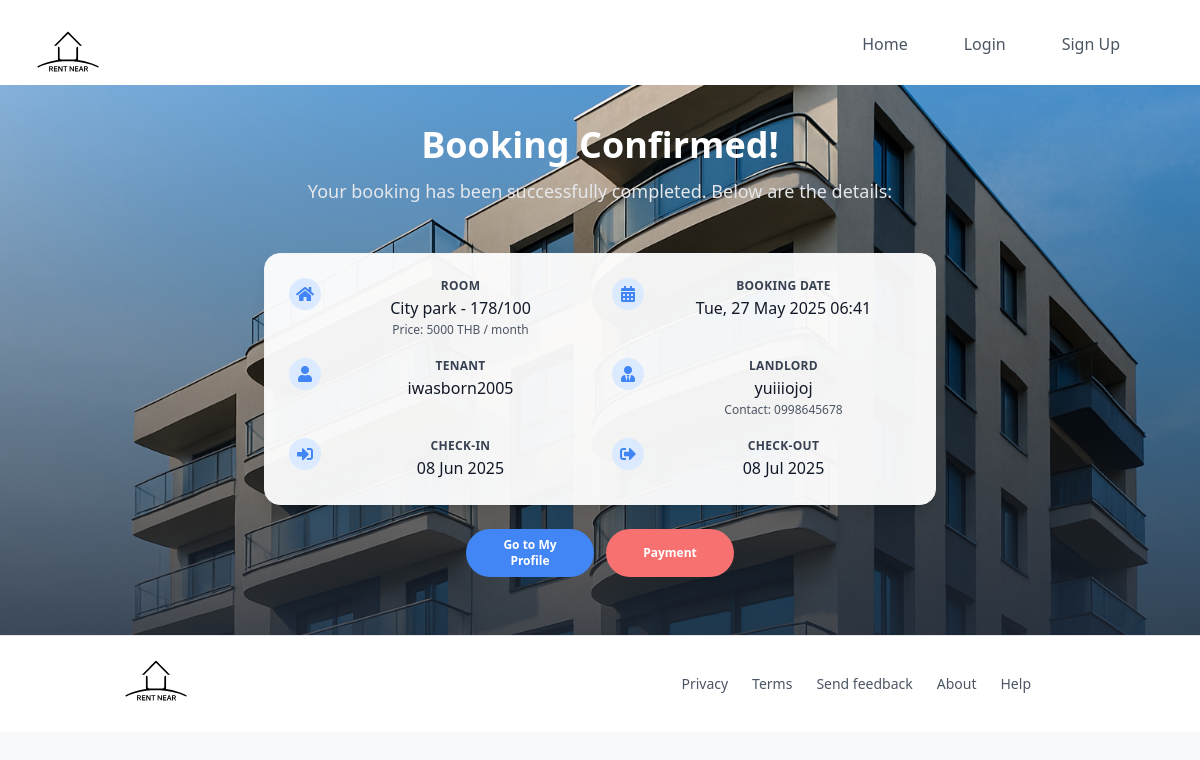
The app's page /booking/2/complete/ with its own data.
### myapp/models.py (models this page shows, shortened)
class Booking(models.Model):
    ROOM_STATUS_CHOICES = [
        ('pending', 'Pending'),
        ('confirmed', 'Confirmed'),
        ('canceled', 'Canceled'),
    ]
    room = models.ForeignKey('Room', on_delete=models.CASCADE)
    tenant = models.ForeignKey('Tenant', on_delete=models.CASCADE, null=True, blank=True)
    full_name = models.CharField(max_length=255, blank=True)
    phone = models.CharField(max_length=20, blank=True)
    email = models.EmailField(blank=True)
    check_in = models.DateField(null=True, blank=True)
    check_out = models.DateField(null=True, blank=True)
    created_at = models.DateTimeField(auto_now_add=True)
    status = models.CharField(max_length=10, choices=ROOM_STATUS_CHOICES, default='pending')

class Room(models.Model):
    landlord = models.ForeignKey(Landlord, on_delete=models.CASCADE, related_name='rooms', null=True, blank=True)
    dorm_name = models.CharField(max_length=255)
    room_name = models.CharField(max_length=255, default='')
    image = models.ImageField(upload_to='room_images/', blank=True, null=True)
    price = models.DecimalField(max_digits=10, decimal_places=2)
    location = models.CharField(max_length=255)
    lease_duration_months = models.PositiveIntegerField(default=1, verbose_name="Lease Duration (Months)")
    table_count = models.PositiveIntegerField(default=0, verbose_name="table_count")
    bed_count = models.PositiveIntegerField(default=0, verbose_name="bed_count")
    chair_count = models.PositiveIntegerField(default=0, verbose_name="chair_count")
    aircon_count = models.PositiveIntegerField(default=0, verbose_name="aircon_count")
    sofa_count = models.PositiveIntegerField(default=0, verbose_name="sofa_count")
    wardrobe_count = models.PositiveIntegerField(default=0, verbose_name="wardrobe_count")
    desk_count = models.PositiveIntegerField(default=0, verbose_name="desk_count")
    tv_count = models.PositiveIntegerField(default=0, verbose_name="tv_count")
    refrigerator_count = models.PositiveIntegerField(default=0, verbose_name="refrigerator_count")
    water_heater_count = models.PositiveIntegerField(default=0, verbose_name="water_heater_count")
    size = models.FloatField()
    description = models.TextField(blank=True, null=True)
    available = models.BooleanField(default=True)
    created_at = models.DateTimeField(auto_now_add=True)

class Tenant(models.Model):
    user = models.OneToOneField(User, on_delete=models.CASCADE)
    budget = models.DecimalField(max_digits=10, decimal_places=2, default=0)
    preferences = models.TextField(blank=True, null=True)

class CustomUser(AbstractUser):
    phone = models.CharField(max_length=15, blank=True, null=True)
    ROLE_CHOICES = (
        ('tenant', 'Tenant'),
        ('landlord', 'Landlord'),
    )
    role = models.CharField(max_length=20, choices=ROLE_CHOICES, default='tenant')
    groups = models.ManyToManyField(
        'auth.Group',
        related_name='customuser_set',
        blank=True
    )
    user_permissions = models.ManyToManyField(
        'auth.Permission',
        related_name='customuser_permissions',
        blank=True
    )

class Landlord(models.Model):
    user = models.OneToOneField('myapp.CustomUser', on_delete=models.CASCADE, related_name='landlord_profile')
    phone_number = models.CharField(max_length=15, null=True, blank=True)
    dorm_name = models.CharField(max_length=255, blank=True, null=True)
    address = models.TextField(blank=True, null=True)  # เพิ่มฟิลด์ที่อยู่
    bank_name = models.CharField(max_length=100, blank=True, null=True)
    bank_account_number = models.CharField(max_length=20, blank=True, null=True)
    account_holder_name = models.CharField(max_length=255, blank=True, null=True)

### myapp/views.py (the view)
# urls.py: path('booking/<int:booking_id>/complete/', views.booking_complete, name='booking_complete'),
def booking_complete(request, booking_id):
    booking = get_object_or_404(Booking, id=booking_id)
    return render(request, 'booking_complete.html', {'booking': booking})

### myapp/templates/booking_complete.html (shortened to what this page needs)
{% extends 'base.html' %}
{% load static %}
{% block content %}
<section class="relative w-full min-h-[550px] bg-cover bg-center"
         style="background-image: url('{% static 'image/dorm.png' %}');">
    <div class="relative z-10 flex flex-col justify-center items-center text-center h-full px-4 py-10">
        <div class="max-w-2xl mb-6" data-aos="fade-up" data-aos-duration="600">
            <h1 class="text-xl sm:text-2xl md:text-4xl font-bold text-white mb-3"
                style="font-family: ui-sans-serif, system-ui, sans-serif, 'Apple Color Emoji', 'Segoe UI Emoji', 'Segoe UI Symbol', 'Noto Color Emoji';">
                Booking Confirmed!
            </h1>
            <p class="text-sm sm:text-base md:text-lg text-gray-200 mb-6"
               style="font-family: ui-sans-serif, system-ui, sans-serif, 'Apple Color Emoji', 'Segoe UI Emoji', 'Segoe UI Symbol', 'Noto Color Emoji';">
                Your booking has been successfully completed. Below are the details:
            </p>
        </div>
        <div class="w-full max-w-2xl bg-white/95 rounded-2xl p-5 sm:p-6 shadow-lg border border-gray-100"
             data-aos="fade-up" data-aos-delay="200">
            <div class="grid grid-cols-1 sm:grid-cols-2 gap-x-6 gap-y-5">
                <div class="flex items-start space-x-3" data-aos="fade-up" data-aos-delay="300">
                    <div class="flex-shrink-0 w-8 h-8 flex items-center justify-center bg-blue-100 rounded-full">
                        <i class="fas fa-home text-[#4285f4] text-base" aria-hidden="true"></i>
                    </div>
                    <div class="flex-1">
                        <p class="text-xs font-semibold text-gray-700 uppercase tracking-wide"
                           style="font-family: ui-sans-serif, system-ui, sans-serif, 'Apple Color Emoji', 'Segoe UI Emoji', 'Segoe UI Symbol', 'Noto Color Emoji';">
                            Room
                        </p>
                        <p class="text-base text-gray-900 font-medium mt-0.5"
                           style="font-family: ui-sans-serif, system-ui, sans-serif, 'Apple Color Emoji', 'Segoe UI Emoji', 'Segoe UI Symbol', 'Noto Color Emoji';">
                            {{ booking.room.dorm_name }} - {{ booking.room.room_name }}
                        </p>
                        <p class="text-xs text-gray-600 mt-0.5"
                           style="font-family: ui-sans-serif, system-ui, sans-serif, 'Apple Color Emoji', 'Segoe UI Emoji', 'Segoe UI Symbol', 'Noto Color Emoji';">
                            Price: {{ booking.room.price|floatformat:0 }} THB / month
                        </p>
                    </div>
                </div>
                <div class="flex items-start space-x-3" data-aos="fade-up" data-aos-delay="350">
                    <div class="flex-shrink-0 w-8 h-8 flex items-center justify-center bg-blue-100 rounded-full">
                        <i class="fas fa-calendar-alt text-[#4285f4] text-base" aria-hidden="true"></i>
                    </div>
                    <div class="flex-1">
                        <p class="text-xs font-semibold text-gray-700 uppercase tracking-wide"
                           style="font-family: ui-sans-serif, system-ui, sans-serif, 'Apple Color Emoji', 'Segoe UI Emoji', 'Segoe UI Symbol', 'Noto Color Emoji';">
                            Booking Date
                        </p>
                        <p class="text-base text-gray-900 font-medium mt-0.5"
                           style="font-family: ui-sans-serif, system-ui, sans-serif, 'Apple Color Emoji', 'Segoe UI Emoji', 'Segoe UI Symbol', 'Noto Color Emoji';">
                            {{ booking.created_at|date:"D, d M Y H:i" }}
                        </p>
                    </div>
                </div>
                <div class="flex items-start space-x-3" data-aos="fade-up" data-aos-delay="400">
                    <div class="flex-shrink-0 w-8 h-8 flex items-center justify-center bg-blue-100 rounded-full">
                        <i class="fas fa-user text-[#4285f4] text-base" aria-hidden="true"></i>
                    </div>
                    <div class="flex-1">
                        <p class="text-xs font-semibold text-gray-700 uppercase tracking-wide"
                           style="font-family: ui-sans-serif, system-ui, sans-serif, 'Apple Color Emoji', 'Segoe UI Emoji', 'Segoe UI Symbol', 'Noto Color Emoji';">
                            Tenant
                        </p>
                        <p class="text-base text-gray-900 font-medium mt-0.5"
                           style="font-family: ui-sans-serif, system-ui, sans-serif, 'Apple Color Emoji', 'Segoe UI Emoji', 'Segoe UI Symbol', 'Noto Color Emoji';">
                            {{ booking.tenant.user.username|default:booking.full_name }}
                        </p>
                    </div>
                </div>
                <div class="flex items-start space-x-3" data-aos="fade-up" data-aos-delay="450">
                    <div class="flex-shrink-0 w-8 h-8 flex items-center justify-center bg-blue-100 rounded-full">
                        <i class="fas fa-user-tie text-[#4285f4] text-base" aria-hidden="true"></i>
                    </div>
                    <div class="flex-1">
                        <p class="text-xs font-semibold text-gray-700 uppercase tracking-wide"
                           style="font-family: ui-sans-serif, system-ui, sans-serif, 'Apple Color Emoji', 'Segoe UI Emoji', 'Segoe UI Symbol', 'Noto Color Emoji';">
                            Landlord
                        </p>
                        <p class="text-base text-gray-900 font-medium mt-0.5"
                           style="font-family: ui-sans-serif, system-ui, sans-serif, 'Apple Color Emoji', 'Segoe UI Emoji', 'Segoe UI Symbol', 'Noto Color Emoji';">
                            {% if booking.room.landlord %}
                                {{ booking.room.landlord.user.username }}
                            {% else %}
                                Not assigned
                            {% endif %}
                        </p>
                        <p class="text-xs text-gray-600 mt-0.5"
                           style="font-family: ui-sans-serif, system-ui, sans-serif, 'Apple Color Emoji', 'Segoe UI Emoji', 'Segoe UI Symbol', 'Noto Color Emoji';">
                            Contact: {{ booking.room.landlord.phone_number|default:"Not provided" }}
                        </p>
                    </div>
                </div>
                {% if booking.check_in %}
                    <div class="flex items-start space-x-3" data-aos="fade-up" data-aos-delay="500">
                        <div class="flex-shrink-0 w-8 h-8 flex items-center justify-center bg-blue-100 rounded-full">
                            <i class="fas fa-sign-in-alt text-[#4285f4] text-base" aria-hidden="true"></i>
                        </div>
                        <div class="flex-1">
                            <p class="text-xs font-semibold text-gray-700 uppercase tracking-wide"
                               style="font-family: ui-sans-serif, system-ui, sans-serif, 'Apple Color Emoji', 'Segoe UI Emoji', 'Segoe UI Symbol', 'Noto Color Emoji';">
                                Check-in
                            </p>
                            <p class="text-base text-gray-900 font-medium mt-0.5"
                               style="font-family: ui-sans-serif, system-ui, sans-serif, 'Apple Color Emoji', 'Segoe UI Emoji', 'Segoe UI Symbol', 'Noto Color Emoji';">
                                {{ booking.check_in|date:"d M Y" }}
                            </p>
                        </div>
                    </div>
                {% endif %}
                {% if booking.check_out %}
                    <div class="flex items-start space-x-3" data-aos="fade-up" data-aos-delay="550">
                        <div class="flex-shrink-0 w-8 h-8 flex items-center justify-center bg-blue-100 rounded-full">
                            <i class="fas fa-sign-out-alt text-[#4285f4] text-base" aria-hidden="true"></i>
                        </div>
                        <div class="flex-1">
                            <p class="text-xs font-semibold text-gray-700 uppercase tracking-wide"
                               style="font-family: ui-sans-serif, system-ui, sans-serif, 'Apple Color Emoji', 'Segoe UI Emoji', 'Segoe UI Symbol', 'Noto Color Emoji';">
                                Check-out
                            </p>
                            <p class="text-base text-gray-900 font-medium mt-0.5"
                               style="font-family: ui-sans-serif, system-ui, sans-serif, 'Apple Color Emoji', 'Segoe UI Emoji', 'Segoe UI Symbol', 'Noto Color Emoji';">
                                {{ booking.check_out|date:"d M Y" }}
                            </p>
                        </div>
                    </div>
                {% endif %}
            </div>
        </div>
        <div class="mt-6 flex flex-col sm:flex-row justify-center gap-3">
            <a href="{% url 'profile' %}"
               class="w-full sm:w-32 px-5 py-2 bg-[#4285f4] text-white rounded-3xl font-semibold text-xs flex items-center justify-center"
               style="font-family: ui-sans-serif, system-ui, sans-serif, 'Apple Color Emoji', 'Segoe UI Emoji', 'Segoe UI Symbol', 'Noto Color Emoji';">
                Go to My Profile
            </a>
            <a href="{% url 'payment' booking_id=booking.id %}"
               class="w-full sm:w-32 px-5 py-2 bg-red-400 text-white rounded-3xl font-semibold text-xs flex items-center justify-center"
               style="font-family: ui-sans-serif, system-ui, sans-serif, 'Apple Color Emoji', 'Segoe UI Emoji', 'Segoe UI Symbol', 'Noto Color Emoji';">
                Payment
            </a>
        </div>
    </div>
</section>
{% endblock %}

### myapp/templates/base.html (style rules this page uses)
html { scroll-behavior: smooth; }

### records on screen
Booking: room.dorm_name "City park", room.room_name "178/100", room.price "5000", created_at "Tue, 27 May 2025 06:41", tenant.user.username "iwasborn2005", room.landlord.user.username "yuiiiojoj", room.landlord.phone_number "0998645678", check_in "08 Jun 2025", check_out "08 Jul 2025"
